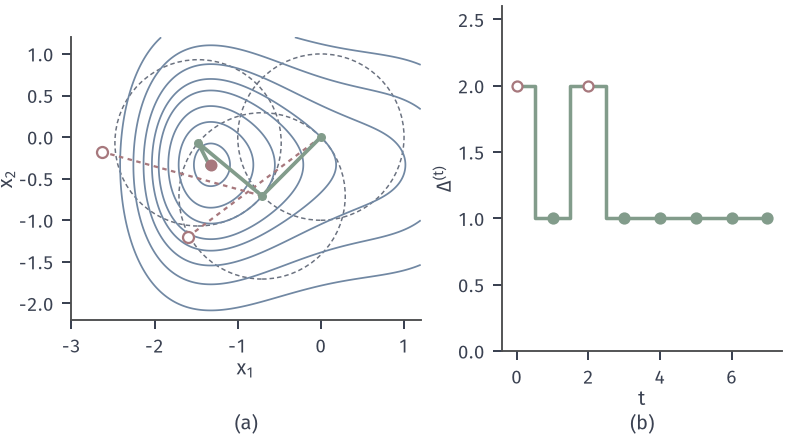

Generate this figure with Python:
from pathlib import Path
import sys
sys.path.insert(0, str(Path(__file__).resolve().parents[1]/"tr-common"))
from tr_core import *
HERE = Path(__file__).resolve().parent
# 贯穿例子的完整运行：(a) 轨迹与信赖域；(b) 半径与 rho。
H = run_tr(O_X, 2.)
fig, axs = figure(width_mm=112, height_mm=62, ncols=2, width_ratios=[1.25, 1])
ax = axs[0]; X1, X2 = np.meshgrid(np.linspace(-3.0, 1.2, 500), np.linspace(-2.2, 1.2, 500))
ax.contour(X1, X2, f(np.array([X1, X2])), levels=[-1.5, -1.2, -.85, -.4, 0, .6, 1.5, 3], colors=[BLUE], linewidths=.7)
for h in H:
    if h['t'] > 4: continue
    if h['ok']:
        ax.add_patch(Circle(h['x'], h['D'], fill=False, ec=MUTED, lw=.6, ls=(0, (3, 2))))
xs = np.array([h['x'] for h in H if h['ok']] + [H[-1]['x'] + H[-1]['p']]); ax.plot(xs[:, 0], xs[:, 1], color=GREEN, lw=1.5, marker='o', ms=3.6, mew=0, zorder=5)
for h in H:
    if not h['ok']:
        q = h['x'] + h['p']; ax.plot([h['x'][0], q[0]], [h['x'][1], q[1]], color=RED, lw=.9, ls=(0, (2, 2)), zorder=4); ax.plot(*q, 'o', mfc='white', mec=RED, mew=.9, ms=4.4, zorder=6)
ax.plot(*XSTAR, 'o', color=RED, ms=4.8, mew=0, zorder=7); ax.set_aspect('equal'); ax.set_xlim(-3.0, 1.2); ax.set_ylim(-2.2, 1.2); ax.set_xlabel('$x_1$', labelpad=1); ax.set_ylabel('$x_2$', labelpad=1)
ax = axs[1]; T = [h['t'] for h in H]
ax.step(T, [h['D'] for h in H], where='mid', color=GREEN, lw=1.4)
ax.set_xlabel('$t$', labelpad=1); ax.set_ylabel('$\\Delta^{(t)}$', labelpad=1); ax.set_ylim(0, 2.6); ax.set_xlim(-.4, len(H)-.6)
for h in H:
    ax.plot([h['t']], [h['D']], 'o' if h['ok'] else 'o', color=GREEN if h['ok'] else 'white', mec=GREEN if h['ok'] else RED, mew=.9, ms=4, zorder=6)
panels(fig, .09, .985, .985, .2, .26); tags(fig, axs)
save(fig, HERE, 'figure', {'x0': [0, 0], 'D0': 2, 'eta': [.25, .75], 'rounds': len(H), 'rho': [float(h['rho']) for h in H]})
